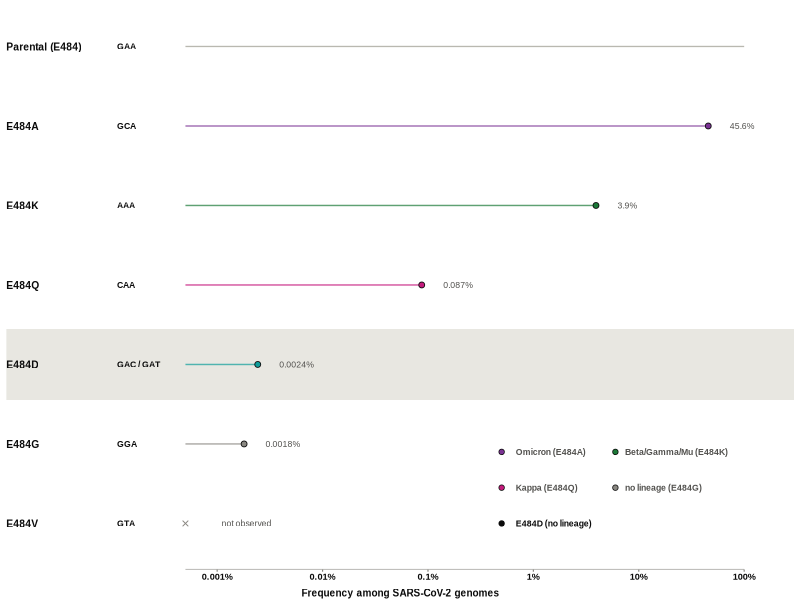
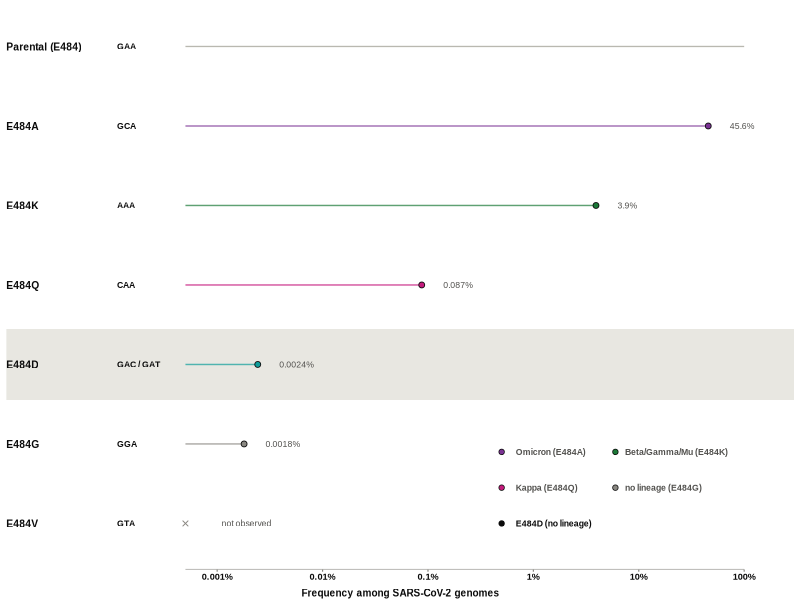

Reproduce these figures in R, in order.
# Figure 10, panels A and B -- ggplot2 versions for publication.
#
#   A  amino-acid substitutions reachable from the parental codon 484 (GAA) in
#      a single nucleotide step, against their frequency among GenBank genomes.
#   B  allele fraction of E484D in every setting where it has been observed.
#
# Panel C (brain / lung E484A, Richner group) is supplied separately.
# No methods text on the figure: description belongs in the legend and Methods.
# Uses only ggplot2 + scales + grid, so it runs on a stock R install.
#
#   Rscript figure10_panelsAB.R

suppressPackageStartupMessages({
  library(ggplot2); library(scales); library(grid)
})

FONT   <- "Arial"
INK    <- "#0b0b0b"
INK2   <- "#52514e"
MUTED  <- "#898781"
RULE   <- "#b9b8b0"
FAINT  <- "#e8e7e1"
BLUE   <- "#2a78d6"        # 23014 A>C  -- these two hues mean the nucleotide
ORANGE <- "#eb6834"        # 23014 A>T     route at 23014 and nothing else
TEAL   <- "#0F9D9A"        # E484D focus, as in the Figure 10A legend

base_theme <- theme_minimal(base_size = 7, base_family = FONT) +
  theme(
    text              = element_text(colour = INK, family = FONT),
    axis.text.x       = element_text(colour = INK, size = 6.6, family = FONT,
                                     face = "bold"),
    axis.text.y       = element_blank(),
    axis.title.x      = element_text(colour = INK, size = 7.2, family = FONT,
                                     face = "bold", margin = margin(t = 5)),
    axis.title.y      = element_blank(),
    panel.grid        = element_blank(),
    panel.background  = element_blank(),
    plot.background   = element_rect(fill = "white", colour = NA),
    axis.line         = element_blank(),
    axis.ticks.x      = element_line(colour = MUTED, linewidth = 0.4),
    axis.ticks.y      = element_blank(),
    axis.ticks.length = unit(1.6, "pt"),
    legend.position   = "none",
    plot.margin       = margin(2, 4, 1, 3)
  )

# =============================================================== panel A =====
N_GENOMES <- 9438404
PARENTAL  <- "GAA"

A <- data.frame(
  aa    = c("Parental", "E484A", "E484K", "E484Q", "E484D", "E484G", "E484V"),
  nt    = c("E484 reference", "23013 A>C", "23012 G>A", "23012 G>C",
            "23014 A>C / A>T", "23013 A>G", "23013 A>T"),
  codon = c(PARENTAL, "GCA", "AAA", "CAA", "GAC / GAT", "GGA", "GTA"),
  n     = c(NA, 4306700, 370685, 8237, 229, 170, NA),
  stringsAsFactors = FALSE)

A$parental <- A$aa == "Parental"
A$lab_aa   <- ifelse(A$parental, "Parental (E484)", A$aa)

# Lineage colour code. Blue and orange are reserved for the 23014 route, so
# they do not appear here. Focus (E484D) is teal, as in the legend.
LIN_COL <- c(
  "Omicron"          = "#7B3294",
  "Beta/Gamma/Mu"    = "#1B7837",
  "Kappa"            = "#C51B7D",
  "no lineage"       = "#898781",
  "reference"        = "#0b0b0b",
  "not observed"     = "#898781")
A$lineage <- c(Parental = "reference", E484A = "Omicron",
               E484K = "Beta/Gamma/Mu", E484Q = "Kappa", E484D = "no lineage",
               E484G = "no lineage", E484V = "not observed")[A$aa]
A$fillc   <- ifelse(A$aa == "E484D", TEAL, unname(LIN_COL[A$lineage]))
A$freq     <- A$n / N_GENOMES
A$focus    <- A$aa == "E484D"
A$ypos     <- rev(seq_len(nrow(A)))
A$lab      <- ifelse(A$parental, "",
              ifelse(is.na(A$freq), "not observed",
              ifelse(A$freq >= 0.01, sprintf("%.1f%%",  100 * A$freq),
              ifelse(A$freq >= 1e-4, sprintf("%.3f%%",  100 * A$freq),
                                     sprintf("%.4f%%",  100 * A$freq)))))
yP <- A$ypos[A$parental]

FLOOR <- 5e-6                 # left edge of the data axis
XMIN  <- 10^-7.0              # left edge of the reserved label zone
X_AA  <- 10^-7.0              # substitution name
X_COD <- 10^-5.95             # codon
X_NT  <- 10^-6.1              # nucleotide change
YLO   <- 0.42
YTOP  <- nrow(A) + 0.55
yD    <- A$ypos[A$aa == "E484D"]

pA <- ggplot(A) +
  annotate("rect", xmin = XMIN, xmax = 3, ymin = yD - 0.45, ymax = yD + 0.45,
           fill = FAINT, colour = NA) +
  annotate("segment", x = FLOOR, xend = 1, y = YLO, yend = YLO,
           colour = MUTED, linewidth = 0.4) +
  annotate("segment", x = FLOOR, xend = 1, y = yP, yend = yP,
           colour = RULE, linewidth = 0.45) +
  geom_segment(data = subset(A, !parental),
               aes(x = FLOOR, xend = freq, y = ypos, yend = ypos, colour = fillc),
               linewidth = 0.5, alpha = 0.7, na.rm = TRUE) +
  geom_point(data = subset(A, !parental),
             aes(x = freq, y = ypos, fill = fillc),
             size = 1.7, shape = 21, colour = INK, stroke = 0.45, na.rm = TRUE) +
  # lineage key, bottom right of the data region
  annotate("point", x = 0.005, y = 1.90, shape = 21, size = 1.6,
           fill = LIN_COL[["Omicron"]], colour = INK, stroke = 0.4) +
  annotate("text", x = 0.0068, y = 1.90, label = "Omicron (E484A)", hjust = 0,
           size = 2.2, family = FONT, colour = INK2, fontface = "bold") +
  annotate("point", x = 0.06, y = 1.90, shape = 21, size = 1.6,
           fill = LIN_COL[["Beta/Gamma/Mu"]], colour = INK, stroke = 0.4) +
  annotate("text", x = 0.074, y = 1.90, label = "Beta/Gamma/Mu (E484K)", hjust = 0,
           size = 2.2, family = FONT, colour = INK2, fontface = "bold") +
  annotate("point", x = 0.005, y = 1.45, shape = 21, size = 1.6,
           fill = LIN_COL[["Kappa"]], colour = INK, stroke = 0.4) +
  annotate("text", x = 0.0068, y = 1.45, label = "Kappa (E484Q)", hjust = 0,
           size = 2.2, family = FONT, colour = INK2, fontface = "bold") +
  annotate("point", x = 0.06, y = 1.45, shape = 21, size = 1.6,
           fill = LIN_COL[["no lineage"]], colour = INK, stroke = 0.4) +
  annotate("text", x = 0.074, y = 1.45, label = "no lineage (E484G)", hjust = 0,
           size = 2.2, family = FONT, colour = INK2, fontface = "bold") +
  annotate("point", x = 0.005, y = 1.00, shape = 21, size = 1.6,
           fill = INK, colour = INK, stroke = 0.4) +
  annotate("text", x = 0.0068, y = 1.00, label = "E484D (no lineage)", hjust = 0,
           size = 2.2, family = FONT, colour = INK, fontface = "bold") +
  geom_point(data = subset(A, is.na(freq) & !parental), aes(x = FLOOR, y = ypos),
             shape = 4, size = 1.4, colour = MUTED, stroke = 0.5) +
  geom_text(aes(x = ifelse(is.na(freq), FLOOR * 2.2, freq * 1.6),
                y = ypos, label = lab),
            hjust = 0, size = 2.2, family = FONT, colour = INK2) +
  geom_text(aes(x = X_AA, y = ypos, label = lab_aa),
            fontface = "bold", hjust = 0, size = 2.6, family = FONT, colour = INK) +
  geom_text(aes(x = X_COD, y = ypos, label = codon),
            fontface = "bold",
            hjust = 0, size = 2.2, family = FONT, colour = INK) +
  scale_fill_identity() +
  scale_colour_identity() +
  scale_size_manual(values = c(`FALSE` = 1.45, `TRUE` = 2.15)) +
  scale_x_log10(limits = c(XMIN, 3),
                breaks = c(1e-5, 1e-4, 1e-3, 1e-2, 1e-1, 1),
                labels = c("0.001%", "0.01%", "0.1%", "1%", "10%", "100%"),
                expand = c(0, 0)) +
  scale_y_continuous(limits = c(YLO, YTOP), expand = c(0, 0)) +
  labs(x = "Frequency among SARS-CoV-2 genomes") +
  base_theme

# =============================================================== panel B =====
d <- read.csv("panelB_data.csv", stringsAsFactors = FALSE)

ma1 <- data.frame(
  row = c("Mouse lung, MA1 adaptation", "Cell supernatant, MA1"),
  vaf = c(0.96, 0.92), stringsAsFactors = FALSE)

rows <- data.frame(
  kind = c("group","sra","sra","sra","ma1","sra",
           "group","sra","ma1","sra","group","sra"),
  row  = c("IN VIVO","Clinical surveillance","Wild white-tailed deer",
           "Experimental animal","Mouse lung, MA1 adaptation","Treatment-selection",
           "EX VIVO","Cell culture","Cell supernatant, MA1","Wastewater",
           "CONTEXT NOT RECORDED","Unspecified"),
  ctx  = c(NA,"Clinical surveillance","Wild animal","Experimental animal",NA,
           "Treatment-selection",NA,"Cell culture",NA,"Wastewater",NA,"Unspecified"),
  stringsAsFactors = FALSE)
rows$y <- rev(seq_len(nrow(rows)))

pts <- merge(d, rows[rows$kind == "sra", c("row","ctx","y")],
             by.x = "context", by.y = "ctx")
mp  <- merge(ma1, rows[rows$kind == "ma1", c("row","y")], by = "row")

set.seed(3)
pts$yj <- pts$y + runif(nrow(pts), -0.23, 0.23)

med <- aggregate(vaf ~ y, data = pts, FUN = median)
cnt <- aggregate(vaf ~ y, data = pts, FUN = length); names(cnt)[2] <- "n"
med <- merge(med, cnt, by = "y")

lab_df <- rows[rows$kind != "group", ]
grp_df <- rows[rows$kind == "group", ]

BXMIN <- -0.42
X_ROW <- -0.41
X_N   <-  1.02
BYLO  <-  0.30
LEG_Y <- nrow(rows) + 0.75

pB <- ggplot() +
  geom_segment(data = lab_df, aes(x = 0, xend = 1, y = y, yend = y),
               colour = FAINT, linewidth = 0.3) +
  geom_segment(data = grp_df, aes(x = X_ROW, xend = 1, y = y, yend = y),
               colour = RULE, linewidth = 0.4) +
  geom_text(data = grp_df, aes(x = X_ROW, y = y + 0.20, label = row),
            hjust = 0, size = 1.95, family = FONT, colour = INK, fontface = "bold") +
  annotate("segment", x = 0, xend = 1, y = BYLO, yend = BYLO,
           colour = MUTED, linewidth = 0.4) +
  geom_point(data = pts, aes(x = vaf, y = yj, colour = route),
             size = 0.72, alpha = 0.8, stroke = 0) +
  geom_point(data = mp, aes(x = vaf, y = y), shape = 23, size = 1.45,
             fill = "white", colour = INK, stroke = 0.45) +
  geom_segment(data = med, aes(x = vaf, xend = vaf, y = y - 0.3, yend = y + 0.3),
               colour = INK, linewidth = 0.55) +
  geom_text(data = lab_df, aes(x = X_ROW, y = y, label = row),
            hjust = 0, size = 2.5, family = FONT, colour = INK, fontface = "bold") +
  geom_text(data = med, aes(x = X_N, y = y, label = n),
            hjust = 0, size = 2.7, family = FONT, colour = INK, fontface = "bold") +
  geom_text(data = data.frame(y = mp$y), aes(x = X_N, y = y, label = "1"),
            hjust = 0, size = 2.7, family = FONT, colour = INK, fontface = "bold") +
  scale_colour_manual(values = c(`A>C` = BLUE, `A>T` = ORANGE)) +
  scale_x_continuous(limits = c(BXMIN, 1.09), breaks = seq(0, 1, 0.25),
                     labels = c("0", "0.25", "0.50", "0.75", "1.0"),
                     expand = c(0, 0)) +
  scale_y_continuous(limits = c(BYLO, LEG_Y + 0.35), expand = c(0, 0)) +
  labs(x = "Fraction of reads carrying E484D") +
  base_theme + theme(plot.margin = margin(2, 12, 1, 3))

pB <- pB +
  annotate("point", x = 0.00, y = LEG_Y, colour = BLUE, size = 0.95) +
  annotate("text",  x = 0.02, y = LEG_Y, label = "23014 A>C",
           hjust = 0, size = 1.95, family = FONT, colour = INK2) +
  annotate("point", x = 0.17, y = LEG_Y, colour = ORANGE, size = 0.95) +
  annotate("text",  x = 0.19, y = LEG_Y, label = "23014 A>T",
           hjust = 0, size = 1.95, family = FONT, colour = INK2) +
  annotate("point", x = 0.34, y = LEG_Y, shape = 23, size = 1.35,
           fill = "white", colour = INK, stroke = 0.45) +
  annotate("text",  x = 0.36, y = LEG_Y, label = "MA1 lineage",
           hjust = 0, size = 1.95, family = FONT, colour = INK2) +
  annotate("segment", x = 0.52, xend = 0.52, y = LEG_Y - 0.12, yend = LEG_Y + 0.12,
           colour = INK, linewidth = 0.55) +
  annotate("text",  x = 0.54, y = LEG_Y, label = "median",
           hjust = 0, size = 1.95, family = FONT, colour = INK2)

# =============================================================== output ======
W  <- 7.09                      # 180 mm, two-column
HA <- 1.85
HB <- 2.60

# Arial for PDF: quartz embeds the system Arial. Falls back to pdf() if absent.
pdf_arial <- function(file, plot, width, height) {
  ok <- tryCatch({
    grDevices::quartz(file = file, type = "pdf", width = width, height = height)
    print(plot); grDevices::dev.off(); TRUE
  }, error = function(e) FALSE)
  if (!ok) ggsave(file, plot, width = width, height = height, device = "pdf")
}
pdf_arial("Figure10-panelA-color.pdf", pA, W, HA)
ggsave("Figure10-panelA-color.png", pA, width = W, height = HA, dpi = 600, bg = "white")

cat(sprintf("panel A: %d substitutions; E484D = %.4f%% of %s genomes\n",
            nrow(A), 100 * A$freq[A$aa == "E484D"], format(N_GENOMES, big.mark = ",")))
cat(sprintf("panel B: %d SRA runs, %d contexts, + 2 MA1 points\n",
            nrow(pts), length(unique(pts$context))))
